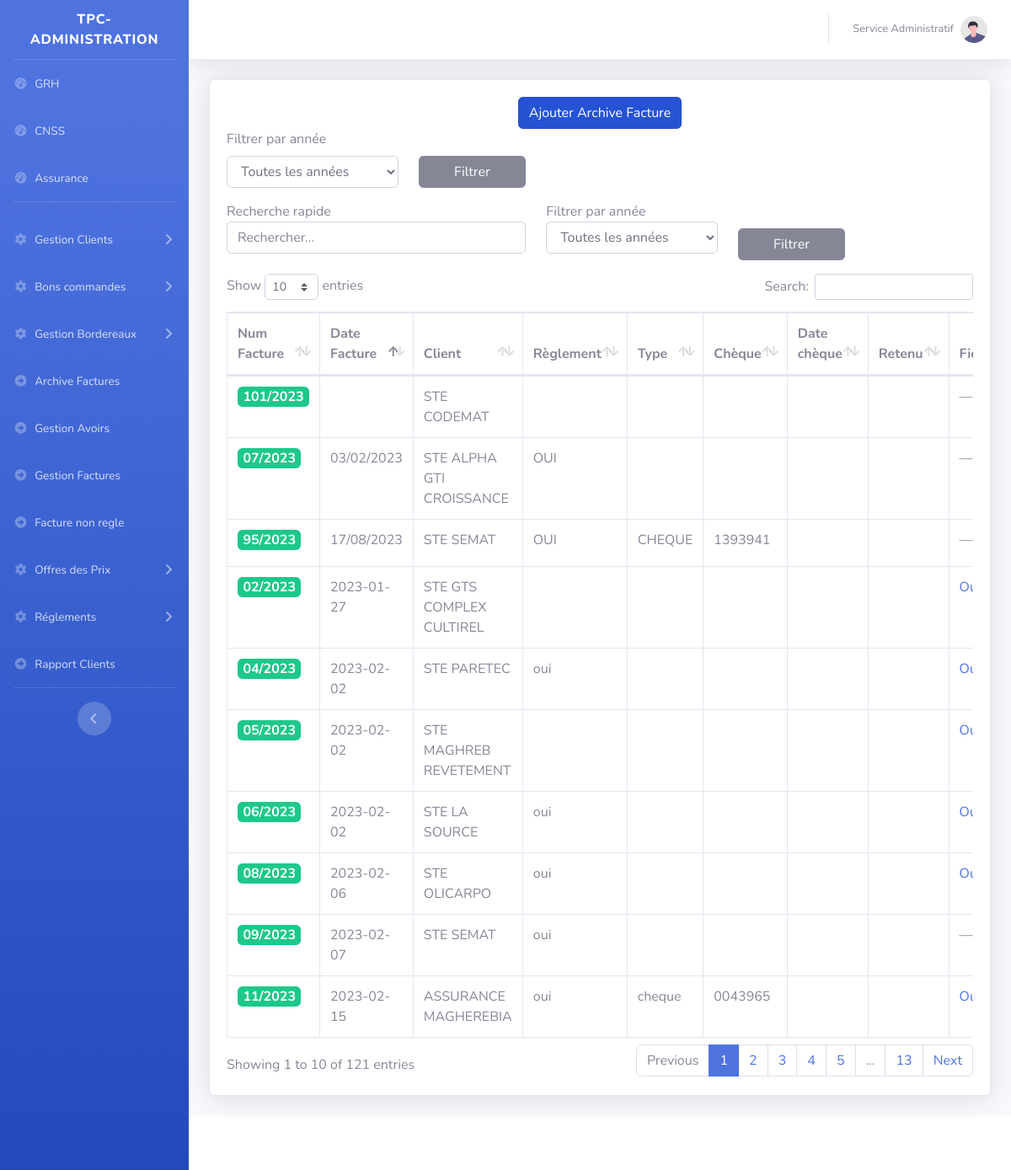
/main.php?ArchivesFacture&Afficher, run on the app's committed database.
### tables this page shows
CREATE TABLE `archivefacture` (
  `id` int(11) NOT NULL AUTO_INCREMENT,
  `num_fact` varchar(32) NOT NULL,
  `client` int(11) DEFAULT NULL,
  `date` text DEFAULT NULL,
  `joindre` varchar(250) NOT NULL,
  `reglement` varchar(250) DEFAULT NULL,
  `typeReglement` varchar(250) DEFAULT NULL,
  `numcheque` varchar(250) DEFAULT NULL,
  `datecheque` varchar(250) DEFAULT NULL,
  `retenu` varchar(250) DEFAULT NULL,
  `Projets` text NOT NULL,
  PRIMARY KEY (`id`),
  KEY `client` (`client`),
  KEY `num_fact` (`num_fact`),
  KEY `idx_archivefacture_num_fact` (`num_fact`),
  CONSTRAINT `archivefacture_ibfk_1` FOREIGN KEY (`client`) REFERENCES `clients` (`id`) ON DELETE CASCADE ON UPDATE CASCADE
);

CREATE TABLE `clients` (
  `id` int(11) NOT NULL AUTO_INCREMENT,
  `type_client` varchar(200) DEFAULT NULL,
  `convention` varchar(100) DEFAULT NULL,
  `pieceConvention` varchar(250) DEFAULT NULL,
  `nom_client` varchar(200) DEFAULT NULL,
  `code_client` varchar(11) DEFAULT NULL,
  `adresse` text DEFAULT NULL,
  `matriculeFiscale` varchar(100) DEFAULT NULL,
  `exonoration` varchar(100) DEFAULT NULL,
  `pieceExonoration` varchar(200) DEFAULT NULL,
  `tel` varchar(200) DEFAULT NULL,
  `email` varchar(200) DEFAULT NULL,
  `numexonoration` varchar(250) DEFAULT NULL,
  `ValiditeExonoration` varchar(250) DEFAULT NULL,
  PRIMARY KEY (`id`),
  KEY `matriculeFiscale` (`matriculeFiscale`),
  KEY `clent` (`nom_client`(191))
);

### class/connexion.db.php (called while the page is built)
<?php
function connexion(): PDO {
    $host = getenv('DB_HOST') ?: '127.0.0.1';
    $port = getenv('DB_PORT') ?: 3306;
    $db   = getenv('DB_NAME') ?: 'tpc';
    $user = getenv('DB_USER') ?: 'root';
    $pass = getenv('DB_PASSWORD') !== false ? getenv('DB_PASSWORD') : '';
    $dsn = "mysql:host=$host;port=$port;dbname=$db;charset=utf8mb4";
    $opts = [
        PDO::ATTR_ERRMODE            => PDO::ERRMODE_EXCEPTION,
        PDO::ATTR_DEFAULT_FETCH_MODE => PDO::FETCH_ASSOC,
        PDO::ATTR_EMULATE_PREPARES   => false,
    ];
    return new PDO($dsn, $user, $pass, $opts);
}

### class/Factures.class.php (called while the page is built, shortened)
<?php
include_once 'connexion.db.php';
class Factures {
    private $cnx;
    public function __construct() { $this->cnx = connexion(); }
    public function AfficherFacturesArchives() {
        $sql = "
            SELECT af.*, clt.nom_client
            FROM archivefacture AS af
            JOIN clients AS clt ON af.client = clt.id
            ORDER BY af.date DESC
        ";
        $req = $this->cnx->query($sql);
        return $req->fetchAll();
    }
}

### pages/Factures/Archive/Afficher.php (the view, shortened to what this page needs)
<?php
if (!isset($facture) || !is_object($facture) || !($facture instanceof $FactureClass)) { $facture = new $FactureClass(); }
$factures = $facture->AfficherFacturesArchives();
?>
<div class="card shadow mb-4">
  <div class="col-12 text-center">
    <a href="?ArchivesFacture&Add" class="btn btn-primary active" style="position:relative; top:20px;">
      Ajouter Archive Facture
    </a>
  </div>
  <div class="card-body">
    <div class="row mb-3">
      <div class="col-md-3">
        <label for="archiveFacturesYearFilter" class="form-label">Filtrer par année</label>
        <select id="archiveFacturesYearFilter" class="form-control">
          <option value="">Toutes les années</option>
        </select>
      </div>
      <div class="col-md-2 d-flex align-items-end">
        <button type="button" class="btn btn-secondary w-100" id="archiveFacturesYearApply">Filtrer</button>
      </div>
    </div>
    <div class="table-responsive">
      <table class="table table-bordered dt-extra-controls" id="dataTable" width="100%" cellspacing="0" data-year-filter="#archiveFacturesYearFilter" data-year-column="1" data-order-column="1" data-order-direction="asc">
        <thead>
          <tr>
            <th>Num Facture</th>
            <th>Date Facture</th>
            <th>Client</th>
            <th>Règlement</th>
            <th>Type</th>
            <th>Chèque</th>
            <th>Date chèque</th>
            <th>Retenu</th>
            <th>Fichier</th>
          </tr>
        </thead>
        <tbody>
        <?php if (!empty($factures)): ?>
          <?php foreach ($factures as $key): ?>
            <?php
              $archiveSort = 0;
              $archiveYear = '';
              if (!empty($key['num_fact'])) {
                  $parts = explode('/', $key['num_fact']);
                  $numero = isset($parts[0]) ? (int)$parts[0] : 0;
                  $annee  = isset($parts[1]) ? (int)$parts[1] : 0;
                  $archiveSort = ($annee * 10000) + $numero;
                  if ($annee > 0) {
                      $archiveYear = (string)$annee;
                  }
              }
              $dateYear = '';
              if (!empty($key['date'])) {
                  $maybeYear = substr((string)$key['date'], 0, 4);
                  if (preg_match('/^\d{4}$/', $maybeYear)) {
                      $dateYear = $maybeYear;
                  }
              }
              $yearTokens = array_unique(array_filter([$archiveYear, $dateYear]));
              $rowYearAttr = implode(' ', $yearTokens);
            ?>
            <tr<?php if (!empty($rowYearAttr)) { ?> data-year-values="<?= htmlspecialchars($rowYearAttr) ?>"<?php } ?>>
              <td data-order="<?= $archiveSort ?>"><span class="badge badge-success" style="font-size:100%;"><?= htmlspecialchars($key['num_fact'] ?? '') ?></span></td>
              <td><?php if ($rowYearAttr !== ''): ?><span class="d-none year-marker"><?= htmlspecialchars($rowYearAttr) ?></span><?php endif; ?><?= htmlspecialchars($key['date'] ?? '') ?></td>
              <td><?= htmlspecialchars($key['nom_client'] ?? '') ?></td>
              <td><?= htmlspecialchars($key['reglement'] ?? '') ?></td>
              <td><?= htmlspecialchars($key['typeReglement'] ?? '') ?></td>
              <td><?= htmlspecialchars($key['numcheque'] ?? '') ?></td>
              <td><?= htmlspecialchars($key['datecheque'] ?? '') ?></td>
              <td><?= htmlspecialchars($key['retenu'] ?? '') ?></td>
              <td>
                <?php
                  $filename = isset($key['joindre']) ? trim((string)$key['joindre']) : '';
                  if ($filename !== ''):
                ?>
                  <a href="pages/Factures/Factures_Archive/<?= rawurlencode($filename) ?>" target="_blank">Ouvrir</a>
                <?php else: ?>
                  —
                <?php endif; ?>
              </td>
            </tr>
          <?php endforeach; ?>
        <?php endif; ?>
        </tbody>
      </table>
    </div>
  </div>
</div>

### data on the page
archivefacture: num_fact "11/2023", date "2023-02-15", client.nom_client "ASSURANCE MAGHEREBIA", reglement "oui", typeReglement "cheque", numcheque "0043965"
archivefacture: num_fact "09/2023", date "2023-02-07", client.nom_client "STE SEMAT", reglement "oui"
archivefacture: num_fact "08/2023", date "2023-02-06", client.nom_client "STE OLICARPO", reglement "oui"
archivefacture: num_fact "04/2023", date "2023-02-02", client.nom_client "STE PARETEC", reglement "oui"
archivefacture: num_fact "05/2023", date "2023-02-02", client.nom_client "STE MAGHREB REVETEMENT"
archivefacture: num_fact "06/2023", date "2023-02-02", client.nom_client "STE LA SOURCE", reglement "oui"
archivefacture: num_fact "02/2023", date "2023-01-27", client.nom_client "STE GTS COMPLEX CULTIREL"
archivefacture: num_fact "95/2023", date "17/08/2023", client.nom_client "STE SEMAT", reglement "OUI", typeReglement "CHEQUE", numcheque "1393941"
archivefacture: num_fact "07/2023", date "03/02/2023", client.nom_client "STE ALPHA GTI CROISSANCE", reglement "OUI"
archivefacture: num_fact "101/2023", client.nom_client "STE CODEMAT"
